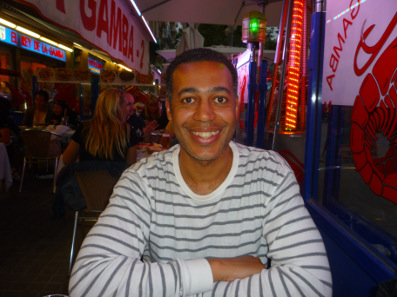
#> input picture test files/P1060072.jpg, 397 x 297 px
$ python -i OpenCvImage.py   (imports and definitions only)
#> lines starting #> are read from the running program, lines starting #| are printed output that depends on the picture
import cv2
import cv2.cv as cv
import numpy as np
from OpenCvColours import *
from copy import deepcopy


hsv_map = np.zeros((180, 256, 3), np.uint8)
h, s = np.indices(hsv_map.shape[:2])
hsv_map[:, :, 0] = h
hsv_map[:, :, 1] = s
hsv_map[:, :, 2] = 255
hsv_map = cv2.cvtColor(hsv_map, cv2.COLOR_HSV2BGR)
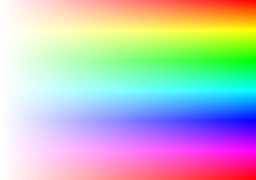
#> hsv_map: shape (180, 256, 3); mean B, G, R 190.8, 190.8, 190.9
#> further down, picture is the input picture: shape (297, 397, 3); mean B, G, R 68.1, 67.1, 89.7


class OpenCvImage(object):


    def __init__(self, image, fileName = None):

        self._image = image
        self._fileName = fileName
        self._shape = image.shape[1::-1]
#> self._shape = (397, 297)

        self._isColour = False
        if image.ndim == 3:
            self._isColour = True


    # [8 lines left out: function fromFile, not called in this run]

    def saveAs(self, filename):

        cv2.imwrite(filename, self._image)


    def image(self):

        return self._image


    def shape(self):

        return self._shape


    # [8 lines left out: function toFile, not called in this run]


    def isColour(self):

        return self._isColour


    # [20 lines left out: functions toGrayScale, toColour, not called in this run]


    def toColoursRC(self):

        if not self._isColour:
            return None
        else:
            b, g, r = cv2.split(self._image)
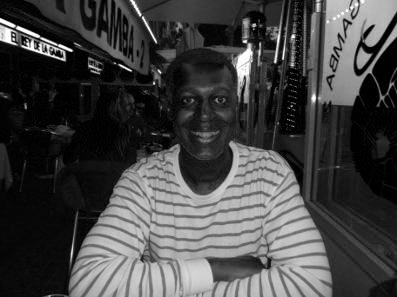
#> b: shape (297, 397); min 0, max 255, mean 68.1
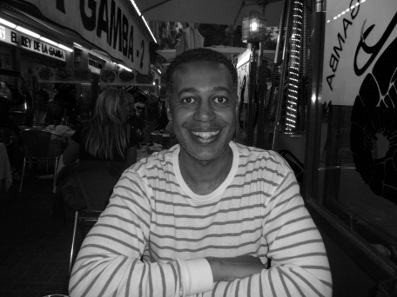
#> g: shape (297, 397); min 0, max 255, mean 67.1
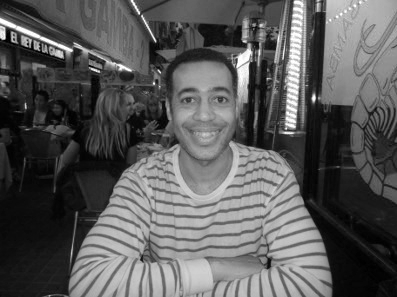
#> r: shape (297, 397); min 0, max 255, mean 89.7
            cv2.addWeighted(b, 0.5, g, 0.5, 0, b)
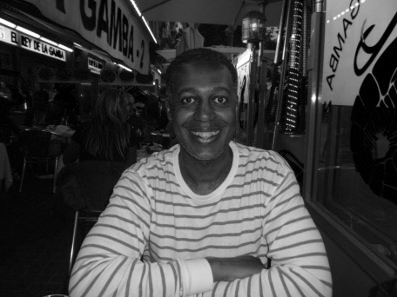
#> b: shape (297, 397); min 0, max 255, mean 67.6
            return OpenCvImage(cv2.merge((b, b, r)))
#> in __init__ (call 2), `self._image = image`:
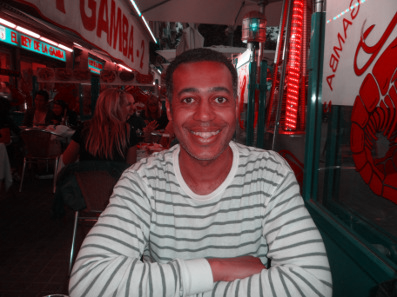
#> self._image: shape (297, 397, 3); mean of channels 0, 1, 2 67.6, 67.6, 89.7; drawn as B, G, R


    # [421 lines left out: functions toColoursRGV, toColoursCMV, toGaussianBlurred, toEqualised, getSize, getArea and 18 more, not called in this run]

>>> import cv2
>>> picture = cv2.imread('../test files/P1060072.jpg')
>>> result = OpenCvImage(picture).toColoursRC()
